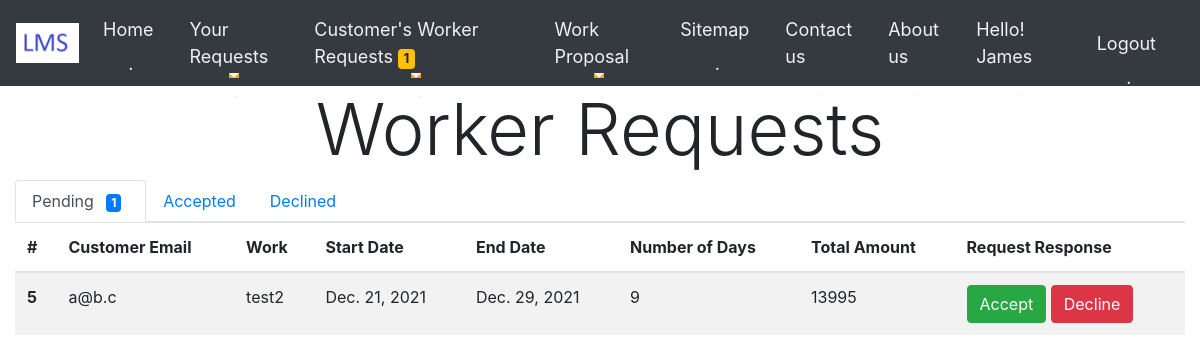
/Owner/BookRequest/ (signed in), run on the app's committed database.
### Owner/models.py (models this page shows, shortened)
class Owner(models.Model):
    Owner_id = models.BigAutoField
    Owner_firstname = models.CharField(max_length=60)
    Owner_lastname = models.CharField(max_length=60)
    Owner_address = models.CharField(max_length=600)
    Owner_email = models.CharField(max_length=100)
    Owner_password = models.CharField(max_length=32)
    Owner_dob = models.DateField()
    Owner_mobileno = models.CharField(max_length=10)
    Owner_gender = models.CharField(max_length=15)
    Owner_city = models.CharField(max_length=30)
    Owner_state = models.CharField(max_length=30)
    Owner_country = models.CharField(max_length=30)
    Owner_pincode = models.IntegerField()

### BookWorker/models.py (models this page shows, shortened)
class BookWorker(models.Model):
    BookWorker_id = models.BigAutoField
    BookWorker_Date_of_Booking = models.DateField(blank=True,null=True)
    BookWorker_Date_of_Return = models.DateField(blank=True,null=True)
    Total_days = models.IntegerField()
    Advance_amount = models.IntegerField(blank=True,null=True)
    BookWorker_Total_amount = models.IntegerField(blank=True,null=True)
    isAvailable = models.BooleanField(default=True)
    isBillPaid = models.BooleanField(default=False)
    Worker_work_profile_id = models.CharField(max_length=30)
    customer_email = models.CharField(max_length=100)
    request_responded_by = models.CharField(max_length=100,blank=True,null=True)
    request_status = models.CharField(max_length=30,default="Pending")

### Owner/views.py (the view)
# urls.py: path('BookRequest/', views.BookRequest, name="BookRequest"),
def BookRequest(request):
    if('user_email' not in request.session):
        return redirect('/signin/')
    owner_email = request.session.get('user_email')
    owner = Owner.objects.get(Owner_email=owner_email)
    bookworker = BookWorker.objects.all()
    no_of_pending_request=count_pending_book_request()
    return render(request,'Owner_BookRequest.html',{'owner':owner,'bookworker':bookworker,'no_of_pending_request':no_of_pending_request})

### Owner/views.py (called while the page is built)
def count_pending_book_request():
    no_of_pending_request=0
    bookworker = BookWorker.objects.all()
    for rv in bookworker:
        if rv.request_status == "Pending":
            no_of_pending_request+=1
    return no_of_pending_request

### Owner/templates/Owner_BookRequest.html (shortened to what this page needs)
{%extends 'Only_owner_navbar.html'%} {% load static %}
    {% block name %}{{owner.Owner_firstname}}{%endblock%}{% block pagecontent %}
    <h1 class="display-3" style="text-align: center;">Worker Requests</h1>
    <nav>
        <div class="nav nav-tabs" id="nav-tab" role="tablist">
            <a class="nav-item nav-link active" id="nav-pending-tab" data-toggle="tab" href="#nav-pending" role="tab" aria-controls="nav-pending" aria-selected="true">Pending
                <span class="badge badge-primary mx-2">{{no_of_pending_request}}</span>
            </a>
            <a class="nav-item nav-link" id="nav-accepted-tab" data-toggle="tab" href="#nav-accepted" role="tab" aria-controls="nav-accepted" aria-selected="false">Accepted</a>
            <a class="nav-item nav-link" id="nav-decline-tab" data-toggle="tab" href="#nav-decline" role="tab" aria-controls="nav-decline" aria-selected="false">Declined</a>
        </div>
    </nav>
    <div class="tab-content" id="nav-tabContent">
        <div class="tab-pane fade show active" id="nav-pending" role="tabpanel" aria-labelledby="nav-pending-tab">
            <table class="table table-striped table-hover">
                <thead>
                    <tr>
                        <th scope="col">#</th>
                        <th scope="col">Customer Email</th>
                        <th scope="col">Work</th>
                        <th scope="col">Start Date</th>
                        <th scope="col">End Date</th>
                        <th scope="col">Number of Days</th>
                        <th scope="col">Total Amount</th>
                        <th scope="col">Request Response</th>
                    </tr>
                </thead>
                <tbody>
                    {% for rv in bookworker %} {%if rv.request_status == "Pending"%}
                    <tr>
                        <th scope="row">{{forloop.counter}}</th>
                        <td>{{rv.customer_email}}</td>
                        <td>{{rv.Worker_work_profile_id}}</td>
                        <td>{{rv.BookWorker_Date_of_Booking}}</td>
                        <td>{{rv.BookWorker_Date_of_Return}}</td>
                        <td>{{rv.Total_days}}</td>
                        <td>{{rv.BookWorker_Total_amount}}</td>
                        <td><a class="btn btn-success" href="/BookWorker/AcceptRequest?id={{rv.id}}">Accept</a> <a class="btn btn-danger" href="/BookWorker/DeclineRequest?id={{rv.id}}">Decline</a></td>
                    </tr>
                    {%endif%} {% endfor %}
                </tbody>
            </table>
        </div>
    </div>
    {% endblock pagecontent %}

### data on the page
Owner: Owner_firstname "James"
BookWorker: customer_email "a@b.c", Worker_work_profile_id "test2", BookWorker_Date_of_Booking "Dec. 21, 2021", BookWorker_Date_of_Return "Dec. 29, 2021", Total_days "9", BookWorker_Total_amount "13995"

### other printed values
{{ no_of_pending_request }} "1"
